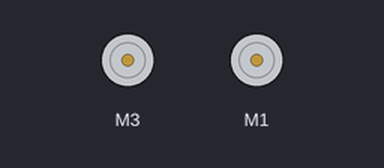
A sketch run on a simulated Arduino Uno, built with avr-gcc and run on an emulated ATmega328P. Parts: 2 × DC motor (green arrow = forward, orange = backward, longer = faster).

Above: at 0.7 s.
At 2.2 s:
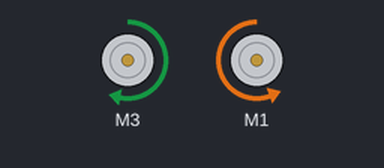
Timing chart, 0 to 5.9 s (numbered marks = the images above):
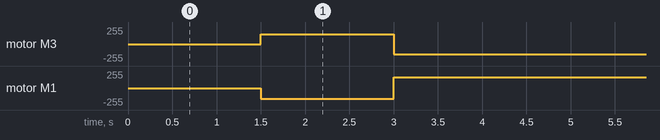

The sketch:

Bot_Spin_In_Place.ino
```cpp
  #include <Wire.h>
  #include<Adafruit_MotorShield.h>

  //create the motor shield object with the default I2C address
  Adafruit_MotorShield AFMS = Adafruit_MotorShield();

  // Define Constants
  #define TESTTIME 1500
  const byte SPEED = 150;  //Default speed for motors
  const byte SPEED2= 160;
  //Define 'ports' for motors.
  const byte LEFTMOTORPORT = 3;
  const byte RIGHTMOTORPORT = 1;
// Create pointers to motor control objects
Adafruit_DCMotor  *motorLeft = AFMS.getMotor(LEFTMOTORPORT);
Adafruit_DCMotor  *motorRight = AFMS.getMotor(RIGHTMOTORPORT);
void setup() {
 AFMS. begin();  // create with default frequency 1.6KHz
  // Turn off all motors to start, just a good habit
  motorLeft->run(RELEASE);
  motorRight->run(RELEASE);

}

void loop(void) {
  delay (1500); // delay motors for 1.5 seconds to set bot down
  motorLeft-> setSpeed(SPEED); // set the speeds for the motors
  motorRight->setSpeed(SPEED2);
  motorLeft-> run (FORWARD);// left motor spins bot and right motor doesnt run
  motorRight->run (BACKWARD);
  delay(TESTTIME);
  motorLeft->run(BACKWARD);// reverse. Right motor spins and left motor doesnt run.
  motorRight-> run(FORWARD);
  delay (TESTTIME);


}
```

Measured:
- by itself, motor M3: alternates forward 150/255 for 1.5 s and backward 150/255 for 3.0 s
- by itself, motor M1: alternates forward 160/255 for 3.0 s and backward 160/255 for 1.5 s
